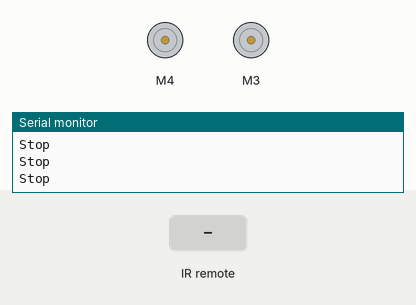
Bench run of a sketch on a simulated Arduino Uno, built with avr-gcc and run on an emulated ATmega328P. Shown: 2 × DC motor (green arrow = forward, orange = backward, longer = faster), the last lines printed to the serial monitor. The inputs (shaded band) are chosen by the test bench.

Above: at 1.2 s.
1.3 s: infrared code 0x80BF53AC received
At 2.5 s:
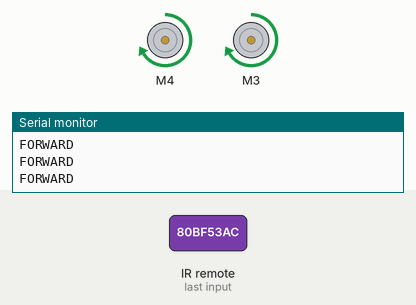
2.8 s: infrared code 0x80BF9966 received
At 3.1 s:
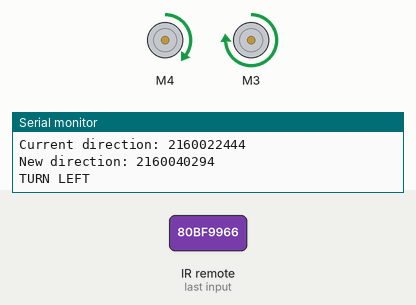
4.8 s: infrared code 0x80BF837C received
At 5.2 s:
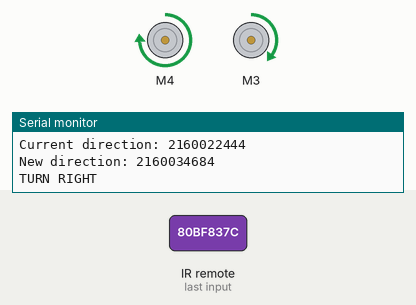
Timing chart, 0 to 7.8 s (numbered marks = the images above; inputs shaded):
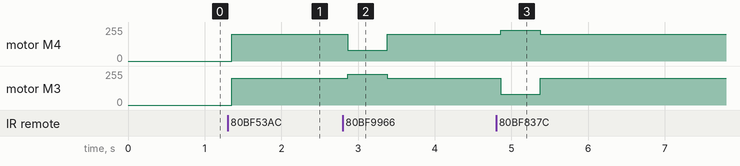

Measured:
- after the input at 1.3 s, motor M4, motor M3: stopped → forward 200/255 after 0.05 s
- after the input at 2.8 s, motor M4: forward 200/255 → forward 80/255 after 0.07 s, → forward 200/255 0.51 s later; motor M3: forward 200/255 → forward 230/255 after 0.07 s, → forward 200/255 0.51 s later
- after the input at 4.8 s, motor M4: forward 200/255 → forward 230/255 after 0.06 s, → forward 200/255 0.51 s later; motor M3: forward 200/255 → forward 80/255 after 0.06 s, → forward 200/255 0.51 s later

The sketch:

tv_remote_controlled_car.ino
```cpp
#include <AFMotor.h>
#include<IRremote.h>

unsigned long GO_FORWARD = 2160022444;
unsigned long GO_BACKWARD = 2160020404;
unsigned long TURN_LEFT = 2160040294;
unsigned long TURN_RIGHT = 2160034684;
unsigned long CONTINUE = 4294967295;
unsigned long OK_PIN = 2160030604;
unsigned long POWER_ON_OFF = 2160016324;
unsigned long STOP = 0;

AF_DCMotor motorLeft(4);
AF_DCMotor motorRight(3);

const int RECV_PIN = A5;
IRrecv irrecv(RECV_PIN);

decode_results results;

unsigned long CURRENT_DIRECTION = STOP;
unsigned long TURN_DIRECTION = STOP;

unsigned long PREVIOUS_TIME = millis();

int FULL_SPEED = 200;
int TURN_SPEED_FAST = 230;
int TURN_SPEED_SLOW = 80;

void setup() {
  Serial.begin(9600);

  motorLeft.setSpeed(FULL_SPEED);
  motorRight.setSpeed(FULL_SPEED);

  irrecv.enableIRIn();
  irrecv.blink13(true);
}

void stop() {
  motorLeft.setSpeed(0);
  motorRight.setSpeed(0);
  motorLeft.run(RELEASE);
  motorRight.run(RELEASE);
  Serial.println("Stop");
  CURRENT_DIRECTION = STOP;
  TURN_DIRECTION = STOP;
}

void forward() {
  motorLeft.setSpeed(FULL_SPEED);
  motorRight.setSpeed(FULL_SPEED);
  motorLeft.run(FORWARD);
  motorRight.run(FORWARD);
  CURRENT_DIRECTION = GO_FORWARD;
  TURN_DIRECTION = STOP;
  Serial.println("FORWARD");
}

void backward() {
  motorLeft.setSpeed(FULL_SPEED);
  motorRight.setSpeed(FULL_SPEED);
  motorLeft.run(BACKWARD);
  motorRight.run(BACKWARD);
  CURRENT_DIRECTION = GO_BACKWARD;
}

void turnLeft() {
  motorLeft.setSpeed(TURN_SPEED_SLOW);
  motorRight.setSpeed(TURN_SPEED_FAST);
  motorLeft.run(FORWARD);
  motorRight.run(FORWARD);
  Serial.println("TURN LEFT");
  TURN_DIRECTION = TURN_LEFT;
}

void turnRight() {
  motorLeft.setSpeed(TURN_SPEED_FAST);
  motorRight.setSpeed(TURN_SPEED_SLOW);
  motorLeft.run(FORWARD);
  motorRight.run(FORWARD);
  Serial.println("TURN RIGHT");
  TURN_DIRECTION = TURN_RIGHT;
}

void movingForward(unsigned long NEW_DIRECTION) {
  if (NEW_DIRECTION == GO_FORWARD) {
      forward();
    } else if (NEW_DIRECTION == GO_BACKWARD) {
      // Change direction to stop
      stop();
    } else if (NEW_DIRECTION == TURN_LEFT) {
      turnLeft();
    } else if (NEW_DIRECTION == TURN_RIGHT) {
      turnRight();
    } else if (NEW_DIRECTION == CONTINUE) {
      if (TURN_DIRECTION == TURN_LEFT) {
        turnLeft();
      } else if (TURN_DIRECTION == TURN_RIGHT) {
        turnRight();
      }
    }
}

void movingBackward(unsigned long NEW_DIRECTION) {
  if (NEW_DIRECTION == GO_BACKWARD) {
      backward();
    } else if (NEW_DIRECTION == GO_FORWARD) {
      // Stop
      stop();
    }
}

void loop() {
  if (irrecv.decode(&results)) {
    unsigned long NEW_DIRECTION = results.value;
    Serial.print("Current direction: ");
    Serial.println(CURRENT_DIRECTION);
    Serial.print("New direction: ");
    Serial.println(NEW_DIRECTION);

    if (CURRENT_DIRECTION == GO_FORWARD) {
      movingForward(NEW_DIRECTION);
    } else if (CURRENT_DIRECTION == GO_BACKWARD) {
      movingBackward(NEW_DIRECTION);
    } else if (CURRENT_DIRECTION == STOP) {
      if (NEW_DIRECTION == GO_FORWARD) {
        forward();
      } else if (NEW_DIRECTION == GO_BACKWARD) {
        backward();
      } else if (NEW_DIRECTION == TURN_LEFT) {
        turnLeft();
      } else if (NEW_DIRECTION == TURN_RIGHT) {
        turnRight();
      }
    }
    PREVIOUS_TIME = millis();
    irrecv.resume();
  } else {
    // If no other key presses within the tolerance time, set back the previous direction
    if (millis() - PREVIOUS_TIME > 500) {
      if (CURRENT_DIRECTION == GO_FORWARD) {
        forward();
      } else {
        stop();
      }
    }
  }
}
```
